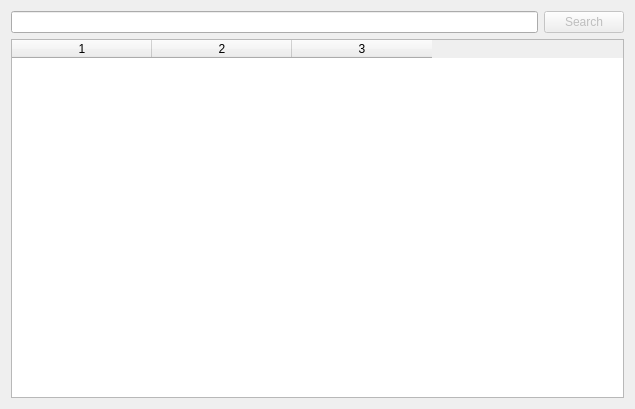
<?xml version="1.0" encoding="UTF-8"?>
<ui version="4.0">
 <class>MainWindow</class>
 <widget class="QMainWindow" name="MainWindow">
  <property name="geometry">
   <rect>
    <x>0</x>
    <y>0</y>
    <width>635</width>
    <height>409</height>
   </rect>
  </property>
  <property name="windowTitle">
   <string>MainWindow</string>
  </property>
  <widget class="QWidget" name="centralWidget">
   <layout class="QGridLayout" name="gridLayout">
    <item row="0" column="0">
     <layout class="QVBoxLayout" name="verticalLayout" stretch="10,90">
      <item>
       <layout class="QHBoxLayout" name="horizontalLayout">
        <item>
         <widget class="QLineEdit" name="lineEdit"/>
        </item>
        <item>
         <widget class="QPushButton" name="searchBtn">
          <property name="enabled">
           <bool>false</bool>
          </property>
          <property name="text">
           <string>Search</string>
          </property>
         </widget>
        </item>
       </layout>
      </item>
      <item>
       <widget class="QTableWidget" name="tableWidget">
        <property name="columnCount">
         <number>3</number>
        </property>
        <attribute name="horizontalHeaderDefaultSectionSize">
         <number>140</number>
        </attribute>
        <attribute name="verticalHeaderVisible">
         <bool>false</bool>
        </attribute>
        <column/>
        <column/>
        <column/>
       </widget>
      </item>
     </layout>
    </item>
   </layout>
  </widget>
  <widget class="QMenuBar" name="menuBar">
   <property name="geometry">
    <rect>
     <x>0</x>
     <y>0</y>
     <width>635</width>
     <height>23</height>
    </rect>
   </property>
  </widget>
 </widget>
 <layoutdefault spacing="6" margin="11"/>
 <resources/>
 <connections/>
</ui>
